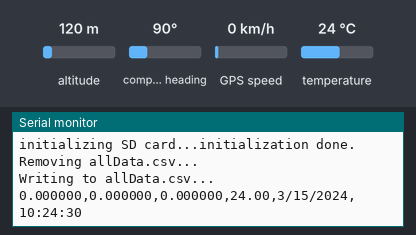
Simulated run of this sketch. Board: Arduino Uno, built with avr-gcc and run on an emulated ATmega328P. Shown: the last lines printed to the serial monitor. The inputs (shaded band) are chosen by the test bench; at power-on: GPS speed 0 km/h, temperature 24 °C, altitude 120 m, compass heading 90°. Storage starts empty; the GPS gets a fix after 3 s at 37.7749, -122.4194 with 8 satellites.

Above: at 1.2 s.
1.3 s: GPS speed set to 2 km/h
At 5.6 s:
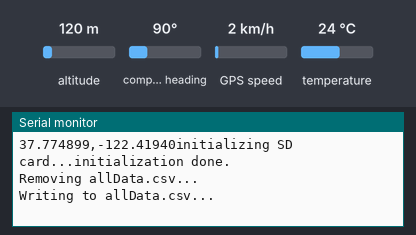
6.3 s: temperature set to 12 °C
At 7.0 s:
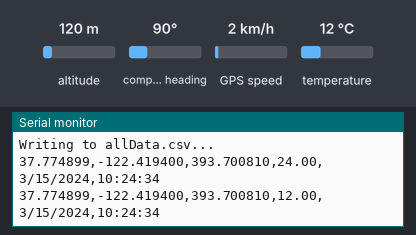
7.8 s: altitude set to 20 m
At 8.7 s:
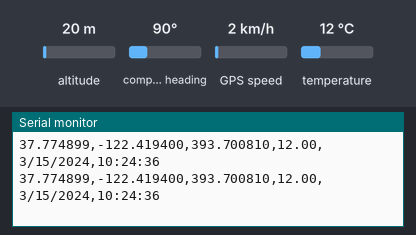
9.3 s: temperature set to 19 °C
At 10.3 s:
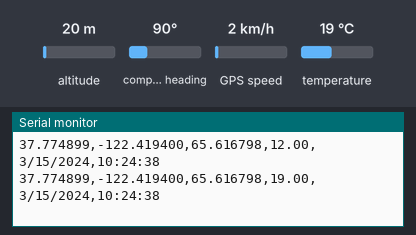
10.8 s: altitude set to 250 m
At 11.9 s:
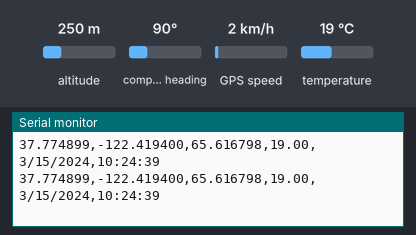
Timing chart, 0 to 13.3 s (numbered marks = the images above; inputs shaded):
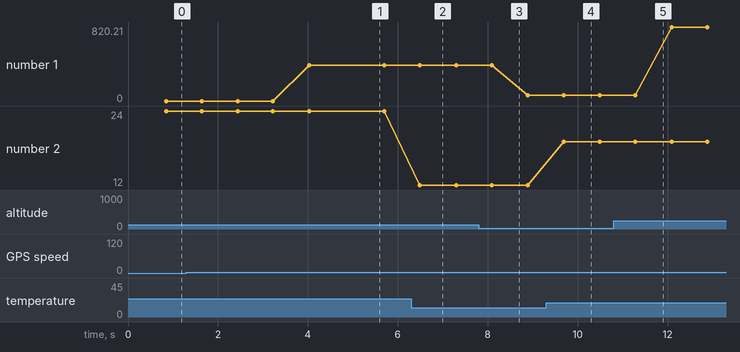

Measured:
- after the input at 1.3 s, the serial monitor: prints a new line after 3.5 s (image 1)
- after the input at 6.3 s, the serial monitor: prints a new line after 0.19 s (image 2)
- after the input at 9.3 s, the serial monitor: prints a new line after 0.39 s (image 4)
- plotted number 1: 393.7 → 65.62 after the input at 7.8 s, 65.62 → 820.21 after the input at 10.8 s
- plotted number 2: 24 → 12 after the input at 6.3 s, 12 → 19 after the input at 9.3 s

The sketch:

YCCS_090519_SW_GPSandTempReadtoSD_1.ino
```cpp
/*
 * CAUTION: MAY RETURN NULL VALUES FOR CERTAIN PIECES OF DATA *

  GPSandTemp_ReadtoSD

  Reads a continuous stream of temperature and gps data in .csv format from a DS18B20 and NEO-6M to an SD card.
  Data only stops reocrded when SD card is pulled form the SD card slot.

  Note: the F() Macro reduces program size more info here: https://www.baldengineer.com/arduino-f-macro.html

  The circuit:
      SD card attached to SPI bus as follows:
  ** MOSI - pin 11
  ** MISO - pin 12
  ** CLK - pin 13
  ** CS - pin 4
    Temp sensor connected as follows:
  ** VCC - 5V
  ** DQ (Data) - pin 2
  ** GND - GND
  *** Additional pullup/down resistors are needed
    GPS Connected as follows:
  ** VCC - 5V
  ** TX - pin 5
  ** RX - pin 3
  ** GND - GND
  *** Additional pullup/down resistors are needed
*/


//SD card libraries
#include <SPI.h>
#include <SD.h>
//Temperature sensor Libraries
#include <OneWire.h>
#include <DallasTemperature.h>
//GPS libraries
#include <SoftwareSerial.h>
#include <TinyGPS++.h>

//Set up a file instance
File dataFile;


// Temp Sensor Data wire is plugged into pin 2 on the Arduino
#define ONE_WIRE_BUS 2
// Setup a oneWire instance to communicate with any OneWire devices
OneWire oneWire(ONE_WIRE_BUS);
// Pass the oneWire reference to Dallas Temperature
DallasTemperature sensors(&oneWire);

// initialize variables
float Temperature;

//Set up a GPS instance
TinyGPSPlus gps;
//Set pins 5 rx and 3 tx for the serial communication with the GPS
SoftwareSerial mySerial(5, 3);

void setup() {
  // Open serial communications for debugging
  Serial.begin(9600);

  //Begin software serial port for the GPS
  mySerial.begin(9600);

  // Start the Temp Sensor libraries
  sensors.begin();

  //initializing the SD card
  Serial.print(F("initializing SD card..."));
  if (!SD.begin(4))
  {
    Serial.println(F("initialization failed."));
    while (1);
  }
  Serial.println(F("initialization done."));

  //Removing previous allData Files
  Serial.println(F("Removing allData.csv..."));
  SD.remove("allData.csv");

  //Opening new allData file
  dataFile = SD.open("allData.csv", FILE_WRITE);

  //Creating a string for the column names
  String titleString = "";
  titleString += F("Latitude(deg)");
  titleString += F(",");
  titleString += F("Longitude(deg)");
  titleString += F(",");
  titleString += F("Altitude(')");
  titleString += F(",");
  titleString += F("Temperature(C)");
  titleString += F(",");
  titleString += F("Date(M/D/Y)");
  titleString += F(",");
  titleString += F("Time(H:M:S)");

  //if the data file is available write a title and the column names to it
  if (dataFile)
  {
    Serial.println(F("Writing to allData.csv..."));
    dataFile.println(F("GPS and Temperature Data:"));
    dataFile.println(titleString);
    dataFile.close();
  }
  else
  {
    Serial.println(F("error opening allData.csv"));
  }

}

void loop() {
  //Check for GPS data and encode it, everytime a new sentence is encoded correctly write the data to the SD card
  while (mySerial.available() > 0)
  {
    if (gps.encode(mySerial.read()))
    {
      //Retrieve temperature information and put it into the TEmperature variable
      sensors.requestTemperatures();
      Temperature = sensors.getTempCByIndex(0);

      //create a string for the data and add each piece of incoming data to it, creates one row of data. Commas seperate the columns
      String dataString = "";
      dataString += String( gps.location.lat(), 6);
      dataString += F(",");
      dataString += String( gps.location.lng(), 6);
      dataString += F(",");
      dataString += String( gps.altitude.feet(), 6);
      dataString += F(",");
      dataString += String(Temperature);
      dataString += F(",");
      //add date information in M/D/Y format
      dataString += String(gps.date.month());
      dataString += F("/");
      dataString += String(gps.date.day());
      dataString += F("/");
      dataString += String(gps.date.year());
      dataString += F(",");
      //add time information in H:M:S format
      dataString += String(gps.time.hour());
      dataString += F(":");
      dataString += String(gps.time.minute());
      dataString += F(":");
      dataString += String(gps.time.second());

      //Open the data file
      dataFile = SD.open("allData.csv", FILE_WRITE);

      //if the data file is available write the datastring to it
      if (dataFile)
      {
        dataFile.println(dataString);
        dataFile.close();
        Serial.println(dataString);
      }
      else
      {
        Serial.println(F("error opening allData.csv"));
      }
    }
  }

}
```
